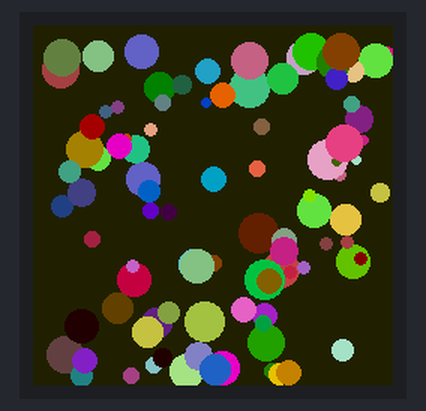
The program below on a simulated Raspberry Pi Pico running MicroPython. On the bench: 240×240 colour display. Random numbers come from a fixed seed.

Above: at 0.09 s.
At 2.82 s:
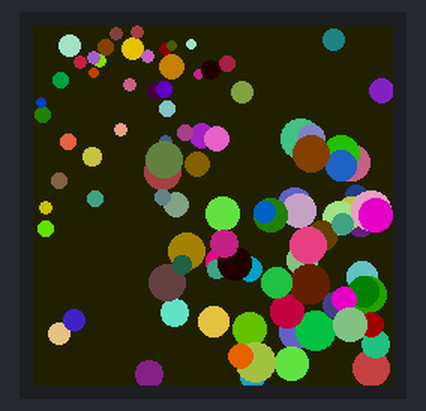
At 5.56 s:
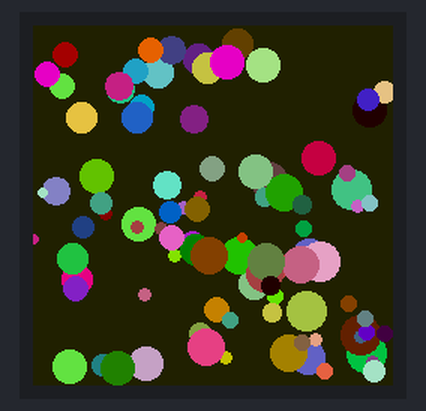
At 11.02 s:
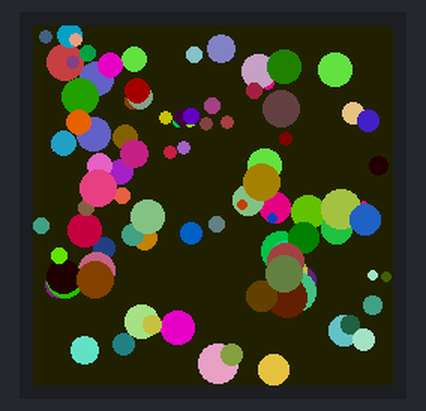
At 16.49 s:
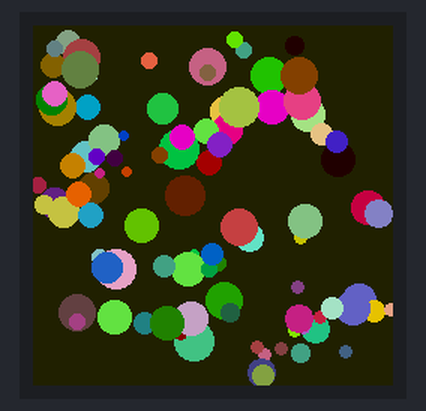
At 21.96 s:
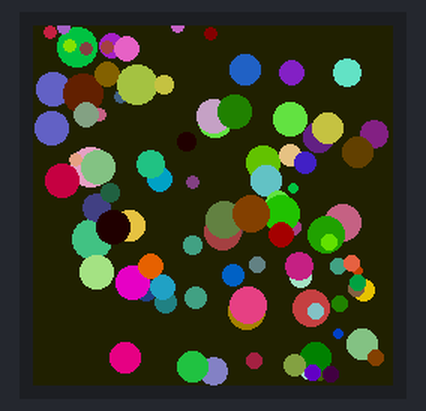

The program:

main.py
```python
from pimoroni_bus import SPIBus
from picographics import PicoGraphics, DISPLAY_LCD_240X240, PEN_RGB332

import time
import random

spibus = SPIBus(cs=13, dc=8, sck=10, mosi=11)

display = PicoGraphics(display=DISPLAY_LCD_240X240, bus=spibus, pen_type=PEN_RGB332)
display.clear()
display.set_backlight(1.0)


WIDTH, HEIGHT = display.get_bounds()

# We're creating 100 balls with their own individual colour and 1 BG colour
# for a total of 101 colours, which will all fit in the custom 256 entry palette!


class Ball:
    def __init__(self, x, y, r, dx, dy, pen):
        self.x = x
        self.y = y
        self.r = r
        self.dx = dx
        self.dy = dy
        self.pen = pen


# initialise shapes
balls = []
for i in range(0, 100):
    r = random.randint(0, 10) + 3
    balls.append(
        Ball(
            random.randint(r, r + (WIDTH - 2 * r)),
            random.randint(r, r + (HEIGHT - 2 * r)),
            r,
            (14 - r) / 2,
            (14 - r) / 2,
            display.create_pen(random.randint(0, 255), random.randint(0, 255), random.randint(0, 255)),
        )
    )

BG = display.create_pen(40, 40, 40)

while True:
    display.set_pen(BG)
    display.clear()

    for ball in balls:
        ball.x += ball.dx
        ball.y += ball.dy

        xmax = WIDTH - ball.r
        xmin = ball.r
        ymax = HEIGHT - ball.r
        ymin = ball.r

        if ball.x < xmin or ball.x > xmax:
            ball.dx *= -1

        if ball.y < ymin or ball.y > ymax:
            ball.dy *= -1

        display.set_pen(ball.pen)
        display.circle(int(ball.x), int(ball.y), int(ball.r))

    display.update()
    time.sleep(0.01)
```
